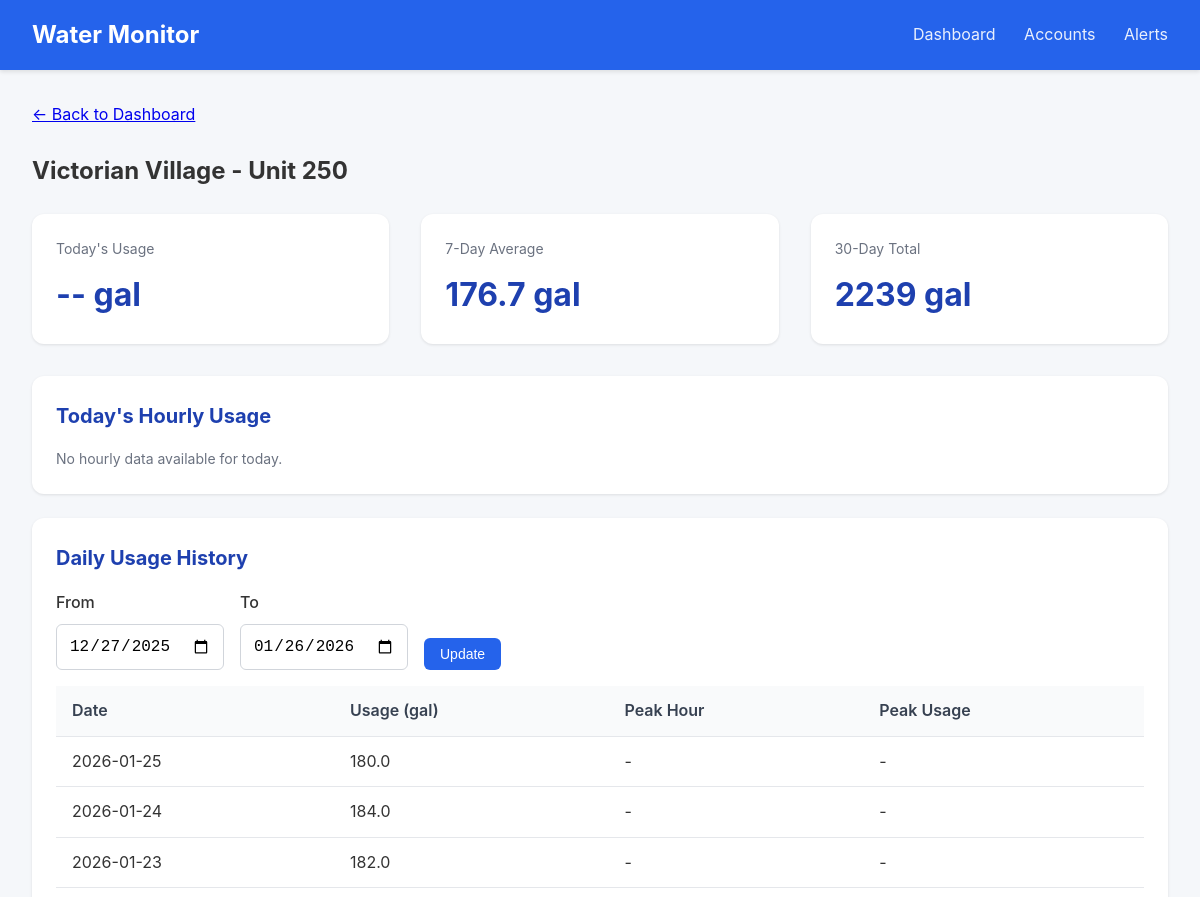
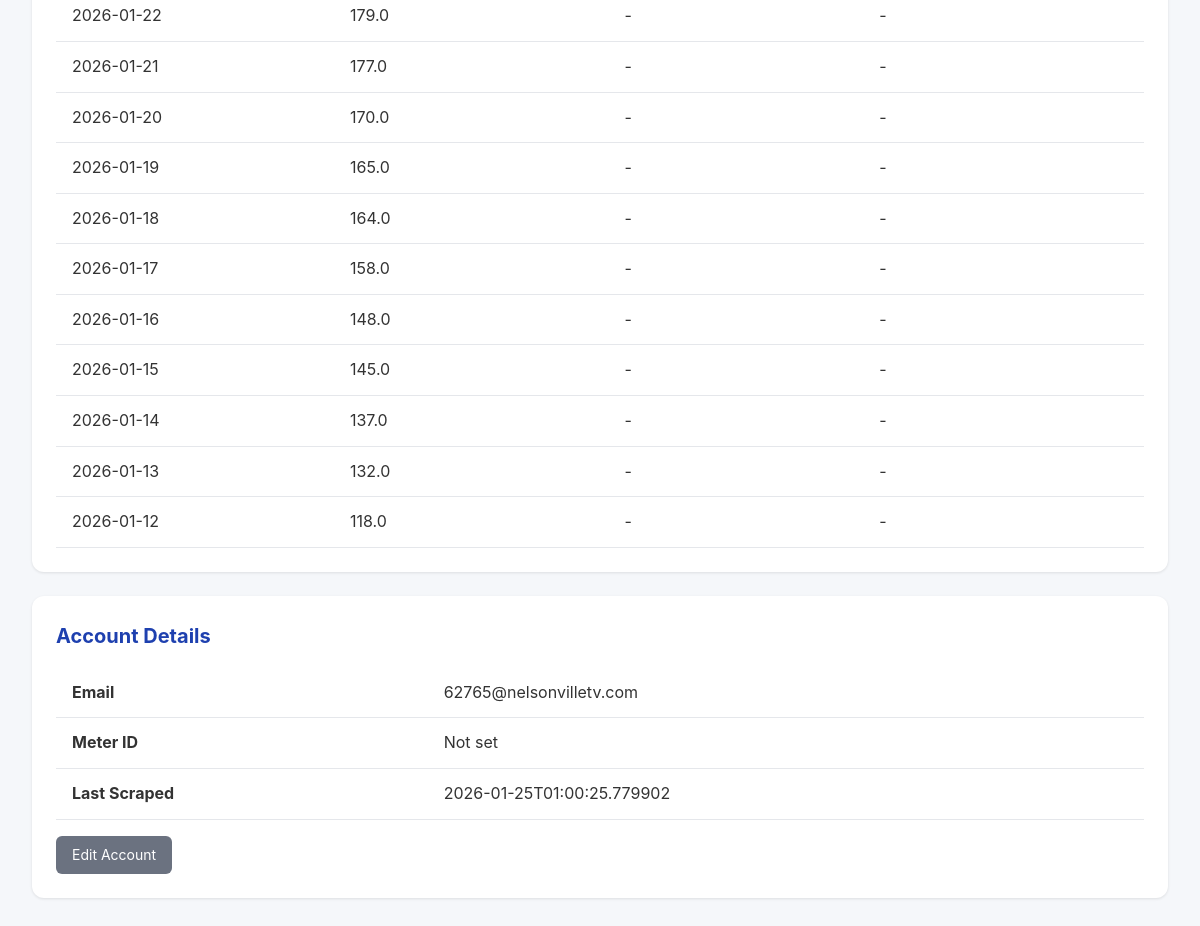
Page /meter/1 on the earlier database version (2 pictures, top to bottom).
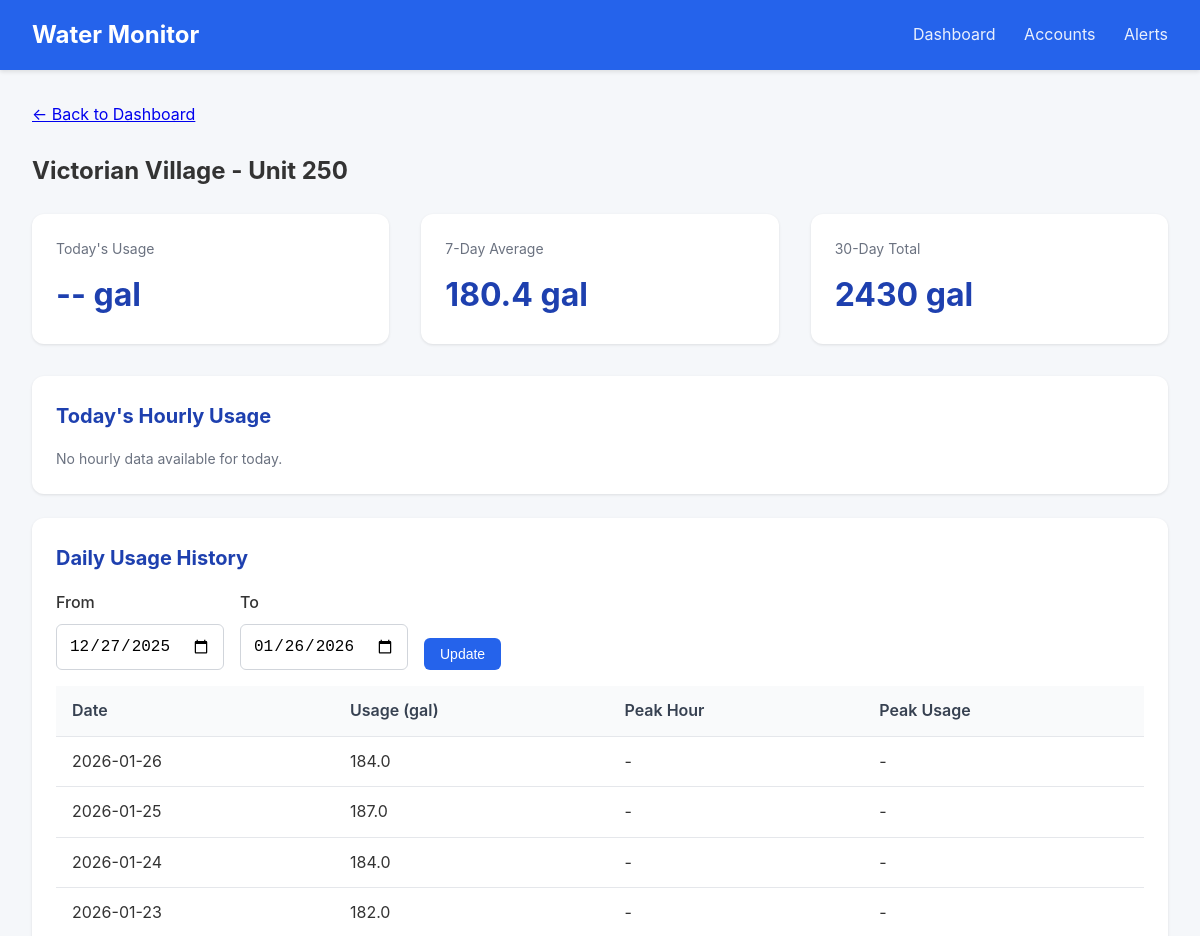
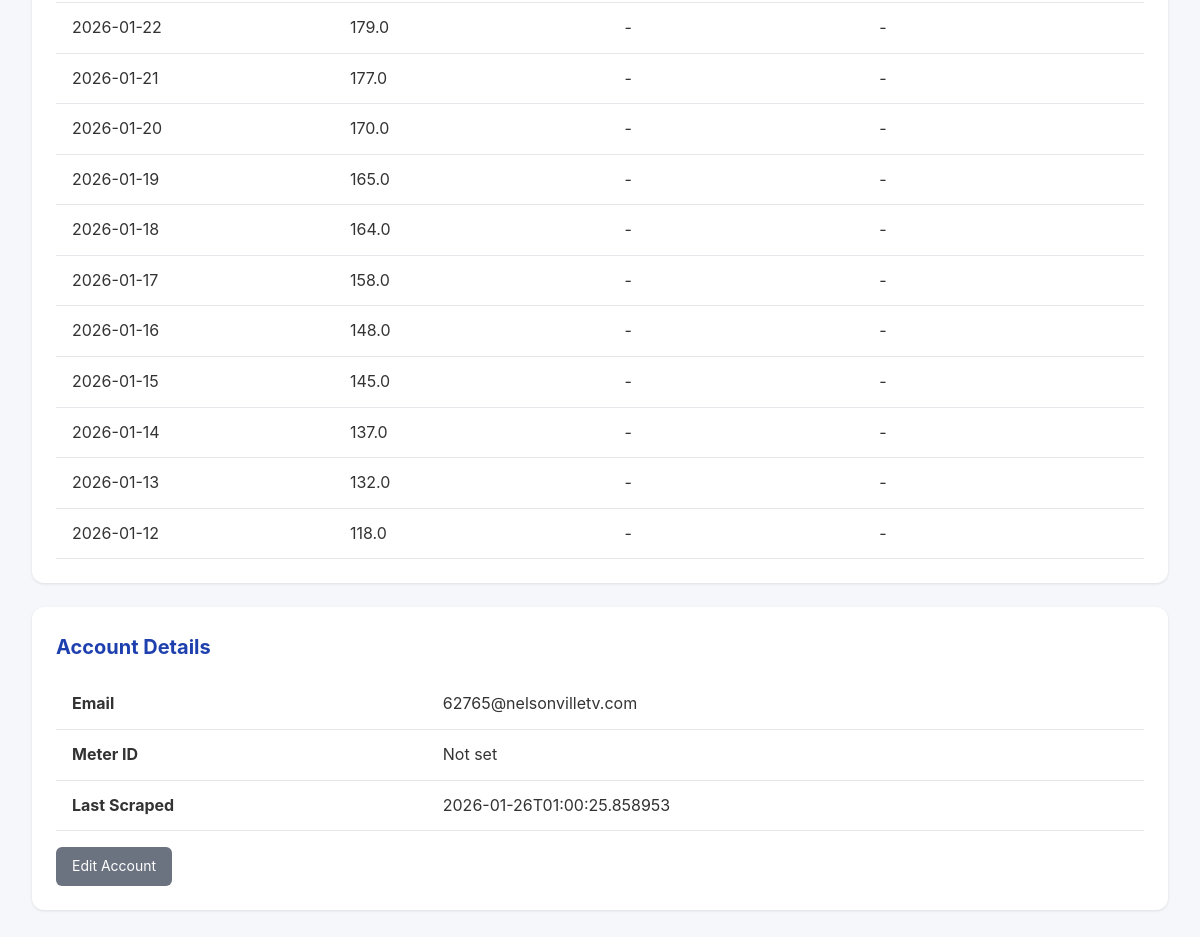
Same page on the later database version (2 pictures, top to bottom).
### tables this page shows
CREATE TABLE accounts (
                id INTEGER PRIMARY KEY AUTOINCREMENT,
                email TEXT UNIQUE NOT NULL,
                password_encrypted TEXT NOT NULL,
                meter_id TEXT,
                account_number TEXT,
                address TEXT,
                building_name TEXT,
                unit_number TEXT,
                is_active INTEGER DEFAULT 1,
                last_scraped TIMESTAMP,
                created_at TIMESTAMP DEFAULT CURRENT_TIMESTAMP
            , avg_12mo REAL, monthly_usage REAL, unit_count INTEGER DEFAULT 1, leak_alerts INTEGER DEFAULT 1, min_overage_pct INTEGER DEFAULT 10);

CREATE TABLE daily_summaries (
                id INTEGER PRIMARY KEY AUTOINCREMENT,
                account_id INTEGER NOT NULL,
                reading_date DATE NOT NULL,
                total_usage_gallons REAL,
                peak_hour INTEGER,
                peak_usage_gallons REAL,
                created_at TIMESTAMP DEFAULT CURRENT_TIMESTAMP,
                FOREIGN KEY (account_id) REFERENCES accounts(id),
                UNIQUE(account_id, reading_date)
            );

### app.py (the view)
@app.route('/meter/<int:account_id>')
def meter_detail(account_id):
    account = db.get_account(account_id)
    if not account:
        flash('Meter not found', 'error')
        return redirect(url_for('dashboard'))
    end_date = date.today()
    start_date = end_date - timedelta(days=30)
    if request.args.get('start_date'):
        start_date = datetime.strptime(request.args.get('start_date'), '%Y-%m-%d').date()
    if request.args.get('end_date'):
        end_date = datetime.strptime(request.args.get('end_date'), '%Y-%m-%d').date()
    daily_data = db.get_daily_summaries(account_id, start_date, end_date)
    hourly_data = db.get_hourly_readings(account_id, date.today())
    return render_template('meter_detail.html',
                           account=account,
                           daily_data=daily_data,
                           hourly_data=hourly_data,
                           start_date=start_date,
                           end_date=end_date)

### database.py (called while the page is built)
@contextmanager
def get_db():
    conn = sqlite3.connect(config.DATABASE_PATH)
    conn.row_factory = sqlite3.Row
    try:
        yield conn
        conn.commit()
    finally:
        conn.close()

def get_account(account_id: int) -> Optional[dict]:
    with get_db() as conn:
        cursor = conn.cursor()
        cursor.execute('SELECT * FROM accounts WHERE id = ?', (account_id,))
        row = cursor.fetchone()
        if row:
            return dict(row)
    return None

def get_hourly_readings(account_id: int, reading_date: date) -> list:
    with get_db() as conn:
        cursor = conn.cursor()
        cursor.execute('''
            SELECT * FROM hourly_readings
            WHERE account_id = ? AND reading_date = ?
            ORDER BY hour
        ''', (account_id, reading_date))
        return [dict(row) for row in cursor.fetchall()]

def get_daily_summaries(account_id: int, start_date: date = None, end_date: date = None) -> list:
    with get_db() as conn:
        cursor = conn.cursor()
        query = 'SELECT * FROM daily_summaries WHERE account_id = ?'
        params = [account_id]
        if start_date:
            query += ' AND reading_date >= ?'
            params.append(start_date)
        if end_date:
            query += ' AND reading_date <= ?'
            params.append(end_date)
        query += ' ORDER BY reading_date DESC'
        cursor.execute(query, params)
        return [dict(row) for row in cursor.fetchall()]

### templates/meter_detail.html (shortened to what this page needs)
{% extends "base.html" %}
{% block content %}
<div style="margin-bottom: 1.5rem;">
    <a href="{{ url_for('dashboard') }}">&larr; Back to Dashboard</a>
</div>
<h2 style="margin-bottom: 1.5rem;">
    {{ account.building_name or 'Unknown Building' }} - Unit {{ account.unit_number or 'N/A' }}
</h2>
<div class="stats">
    <div class="stat-card">
        <div class="label">Today's Usage</div>
        <div class="value">
            {% if daily_data and daily_data[0].reading_date == today %}
                {{ "%.1f"|format(daily_data[0].total_usage_gallons or 0) }} gal
            {% else %}
                -- gal
            {% endif %}
        </div>
    </div>
    <div class="stat-card">
        <div class="label">7-Day Average</div>
        <div class="value">
            {% set week_total = daily_data[:7]|sum(attribute='total_usage_gallons') %}
            {{ "%.1f"|format(week_total / 7) if daily_data else '--' }} gal
        </div>
    </div>
    <div class="stat-card">
        <div class="label">30-Day Total</div>
        <div class="value">
            {% set month_total = daily_data|sum(attribute='total_usage_gallons') %}
            {{ "%.0f"|format(month_total) if daily_data else '--' }} gal
        </div>
    </div>
</div>
<div class="card">
    <h2>Today's Hourly Usage</h2>
    {% if hourly_data %}
    <div style="display: flex; align-items: flex-end; height: 200px; gap: 4px; padding: 1rem 0;">
        {% set max_hourly = hourly_data|map(attribute='usage_gallons')|max or 1 %}
        {% for hour in hourly_data %}
        <div style="flex: 1; display: flex; flex-direction: column; align-items: center;">
            <div style="background: #2563eb; width: 100%;
                        height: {{ (hour.usage_gallons or 0) / max_hourly * 150 }}px;
                        border-radius: 4px 4px 0 0;"></div>
            <div style="font-size: 0.7rem; color: #6b7280; margin-top: 4px;">{{ hour.hour }}</div>
        </div>
        {% endfor %}
    </div>
    <p class="text-muted">Hours (0-23)</p>
    {% else %}
    <p class="text-muted">No hourly data available for today.</p>
    {% endif %}
</div>
<div class="card">
    <h2>Daily Usage History</h2>
    <form method="GET" style="display: flex; gap: 1rem; margin-bottom: 1rem;">
        <div class="form-group" style="margin-bottom: 0;">
            <label for="start_date">From</label>
            <input type="date" id="start_date" name="start_date" value="{{ start_date }}">
        </div>
        <div class="form-group" style="margin-bottom: 0;">
            <label for="end_date">To</label>
            <input type="date" id="end_date" name="end_date" value="{{ end_date }}">
        </div>
        <div class="form-group" style="margin-bottom: 0; display: flex; align-items: flex-end;">
            <button type="submit" class="btn btn-primary">Update</button>
        </div>
    </form>
    {% if daily_data %}
    <table>
        <thead>
            <tr>
                <th>Date</th>
                <th>Usage (gal)</th>
                <th>Peak Hour</th>
                <th>Peak Usage</th>
            </tr>
        </thead>
        <tbody>
            {% for day in daily_data %}
            <tr>
                <td>{{ day.reading_date }}</td>
                <td>{{ "%.1f"|format(day.total_usage_gallons or 0) }}</td>
                <td>{{ day.peak_hour if day.peak_hour is not none else '-' }}{% if day.peak_hour is not none %}:00{% endif %}</td>
                <td>{{ "%.1f"|format(day.peak_usage_gallons or 0) if day.peak_usage_gallons else '-' }}</td>
            </tr>
            {% endfor %}
        </tbody>
    </table>
    {% else %}
    <p class="text-muted">No usage data available for this period.</p>
    {% endif %}
</div>
<div class="card">
    <h2>Account Details</h2>
    <table>
        <tr><td><strong>Email</strong></td><td>{{ account.email }}</td></tr>
        <tr><td><strong>Meter ID</strong></td><td>{{ account.meter_id or 'Not set' }}</td></tr>
        <tr><td><strong>Last Scraped</strong></td><td>{{ account.last_scraped or 'Never' }}</td></tr>
    </table>
    <div class="mt-4">
        <a href="{{ url_for('edit_account', account_id=account.id) }}" class="btn btn-secondary">Edit Account</a>
    </div>
</div>
{% endblock %}

### templates/base.html (shortened to what this page needs)
<!DOCTYPE html>
<html lang="en">
<head>
</head>
<body>
    <div class="navbar">
        <h1>Water Monitor</h1>
        <nav>
            <a href="{{ url_for('dashboard') }}">Dashboard</a>
            <a href="{{ url_for('accounts_list') }}">Accounts</a>
            <a href="{{ url_for('alerts_list') }}">Alerts</a>
        </nav>
    </div>
    <div class="container">
        {% block content %}{% endblock %}
    </div>
</body>
</html>

### templates/base.html (style rules this page uses)
* { box-sizing: border-box; margin: 0; padding: 0; }
body { font-family: -apple-system, BlinkMacSystemFont, 'Segoe UI', Roboto, Oxygen, Ubuntu, sans-serif; background: #f5f7fa; color: #333; line-height: 1.6; }
.navbar { background: #2563eb; color: white; padding: 1rem 2rem; display: flex; justify-content: space-between; align-items: center; box-shadow: 0 2px 4px rgba(0,0,0,0.1); }
.navbar h1 { font-size: 1.5rem; }
.navbar nav a { color: white; text-decoration: none; margin-left: 1.5rem; opacity: 0.9; }
.container { max-width: 1400px; margin: 0 auto; padding: 2rem; }
.card { background: white; border-radius: 12px; box-shadow: 0 1px 3px rgba(0,0,0,0.1); padding: 1.5rem; margin-bottom: 1.5rem; }
.card h2 { margin-bottom: 1rem; color: #1e40af; font-size: 1.25rem; }
.stats { display: flex; gap: 2rem; margin-bottom: 2rem; }
.stat-card { background: white; border-radius: 12px; padding: 1.5rem; box-shadow: 0 1px 3px rgba(0,0,0,0.1); flex: 1; }
.stat-card .label { color: #6b7280; font-size: 0.875rem; margin-bottom: 0.5rem; }
.stat-card .value { font-size: 2rem; font-weight: 700; color: #1e40af; }
table { width: 100%; border-collapse: collapse; }
th, td { padding: 0.75rem 1rem; text-align: left; border-bottom: 1px solid #e5e7eb; }
th { background: #f9fafb; font-weight: 600; color: #374151; }
.btn { display: inline-block; padding: 0.5rem 1rem; border-radius: 6px; text-decoration: none; font-size: 0.875rem; cursor: pointer; border: none; }
.btn-primary { background: #2563eb; color: white; }
.btn-secondary { background: #6b7280; color: white; }
.form-group { margin-bottom: 1rem; }
.form-group label { display: block; margin-bottom: 0.5rem; font-weight: 500; }
.form-group input, .form-group select { width: 100%; padding: 0.75rem; border: 1px solid #d1d5db; border-radius: 6px; font-size: 1rem; }
.text-muted { color: #6b7280; font-size: 0.875rem; }
.mt-4 { margin-top: 1rem; }

Differences in the rows shown:
removed daily_summaries: reading_date "2026-01-25", total_usage_gallons "180.0", peak_hour "-", peak_usage_gallons "-"
changed accounts "Victorian Village": last_scraped "2026-01-25T01:00:25.779902" → "2026-01-26T01:00:25.858953"
added daily_summaries: reading_date "2026-01-26", total_usage_gallons "184.0", peak_hour "-", peak_usage_gallons "-"
added daily_summaries: reading_date "2026-01-25", total_usage_gallons "187.0", peak_hour "-", peak_usage_gallons "-"
Other differences:
{{ "%.1f"|format(week_total / 7) if daily_data else '--' }}: "176.7" → "180.4"
{{ "%.0f"|format(month_total) if daily_data else '--' }}: "2239" → "2430"
